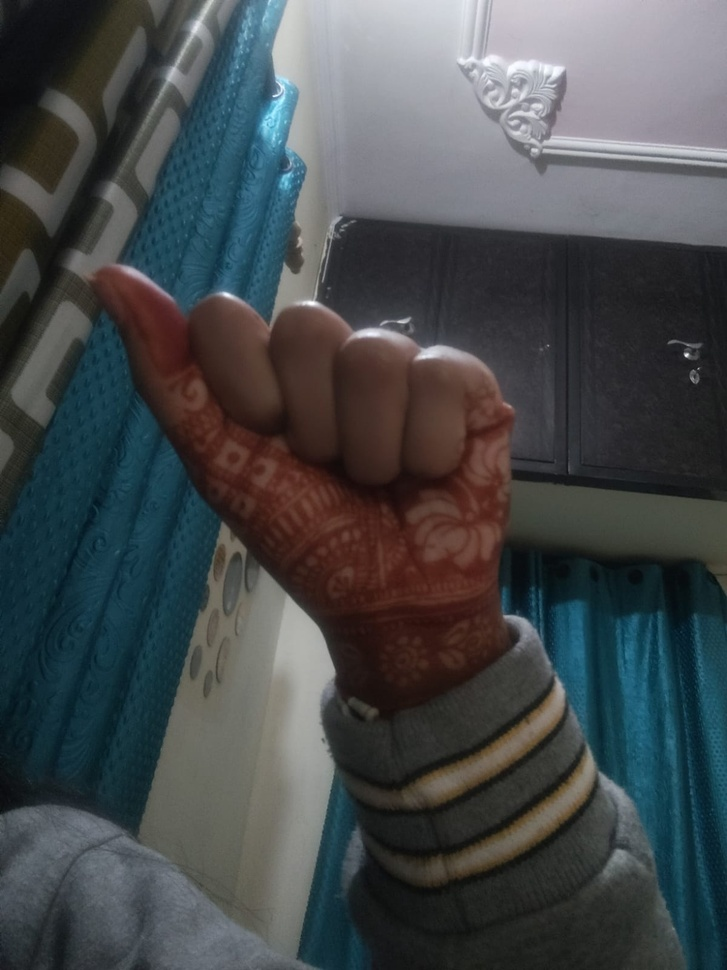
#> input picture DataSet/A/WhatsApp Image 2026-11-01 at 11.22.03 PM (2).jpeg, 727 x 970 px, shrunk from 1200 x 1600 before the run; its folder holds only this picture in this run
$ python augment_dataset.py   (older library calls are emulated)
#> lines starting #> are read from the running program, lines starting #| are printed output that depends on the picture
"""
scripts/augment_dataset.py

Comprehensive, production-ready data augmentation pipeline tailored for sign language
gesture datasets (such as Indian Sign Language / ISL and American Sign Language / ASL).

Key features:
- Domain-safe transformations:
    * Spatial/Geometric: slight rotations (-15 to +15 deg), subtle translations (-8% to +8%),
      slight zoom/scaling (0.88x to 1.15x), mild shear (-6 to +6 deg), subtle perspective warp.
    * Lighting/Photometric: brightness adjustment, contrast scaling, HSV hue/saturation jitter,
      gamma exposure correction via lookup table.
    * Sensor/Environment: Gaussian defocus blur, linear motion blur, subtle Gaussian sensor noise,
      mild random cutout/erasing (occlusion simulation).
    * Sign language safety: horizontal flip is DISABLED by default (handedness/orientation
      matters in sign language alphabet like B/D/P/Q/E/L/I), vertical flips and extreme rotations
      are strictly excluded.
- Operational modes:
    * Multiplier mode (--multiplier N): Generates N diverse augmented variations for every image.
    * Class balancing mode (--target-count N): Dynamically generates enough augmented variations
      so every class reaches at least N samples, eliminating class imbalance.
- Safe output options:
    * Default output to a separate directory (e.g. DataSet_Augmented/), keeping originals untouched.
    * Optional --in-place flag to write directly into the source dataset folder.
    * Automatically copies original images to destination (enabled by default) so the output
      folder is a complete, drop-in replacement dataset.
- Verification & Reporting:
    * Saves an augmentation_report.json with full statistics before and after augmentation.
    * Performs integrity verification on all generated images.

Usage:
    # 1. Standard run: 5 augmentations per image -> DataSet_Augmented/
    python scripts/augment_dataset.py

    # 2. Balanced run: bring every class to at least 100 images
    python scripts/augment_dataset.py --target-count 100

    # 3. Custom multiplier (e.g., 10x):
    python scripts/augment_dataset.py --multiplier 10

    # 4. In-place augmentation into existing DataSet:
    python scripts/augment_dataset.py --in-place --multiplier 5
"""

import os
import sys
import glob
import json
import random
import argparse
import shutil
import time
from typing import List, Dict, Tuple, Optional
import cv2
import numpy as np


# ---------------------------------------------------------------------------
# Transformation Primitives
# ---------------------------------------------------------------------------

def apply_affine_transform(
    image: np.ndarray,
    angle_range: Tuple[float, float] = (-15.0, 15.0),
    scale_range: Tuple[float, float] = (0.88, 1.15),
    shift_range: Tuple[float, float] = (-0.08, 0.08),
    shear_range: Tuple[float, float] = (-6.0, 6.0),
) -> Tuple[np.ndarray, str]:
    """Applies combined rotation, scaling, translation, and shear."""
    h, w = image.shape[:2]
    center = (w / 2.0, h / 2.0)

    angle = random.uniform(*angle_range)
    scale = random.uniform(*scale_range)
    dx = random.uniform(*shift_range) * w
    dy = random.uniform(*shift_range) * h
    shear_x = np.deg2rad(random.uniform(*shear_range))
    shear_y = np.deg2rad(random.uniform(*shear_range))

    # Rotation + Scale matrix
    rot_mat = cv2.getRotationMatrix2D(center, angle, scale)
    rot_mat[0, 2] += dx
    rot_mat[1, 2] += dy

    # Expand to 3x3 for composition
    affine_3x3 = np.vstack([rot_mat, [0, 0, 1]])

    # Shear matrix around center
    shear_3x3 = np.array([
        [1.0, np.tan(shear_x), -np.tan(shear_x) * center[1]],
        [np.tan(shear_y), 1.0, -np.tan(shear_y) * center[0]],
        [0.0, 0.0, 1.0]
    ], dtype=np.float32)

    combined_3x3 = affine_3x3 @ shear_3x3
    final_mat = combined_3x3[:2, :]

    warped = cv2.warpAffine(
        image,
        final_mat,
        (w, h),
        flags=cv2.INTER_LINEAR,
        borderMode=cv2.BORDER_REFLECT_101
    )
    tag = f"rot{angle:+.1f}_s{scale:.2f}_dx{dx:+.0f}_dy{dy:+.0f}"
    return warped, tag


def apply_perspective_warp(
    image: np.ndarray,
    distortion_scale: float = 0.04
) -> Tuple[np.ndarray, str]:
    """Applies a subtle 4-point perspective distortion."""
    h, w = image.shape[:2]
    d = distortion_scale
    src_pts = np.float32([
        [0, 0],
        [w, 0],
        [w, h],
        [0, h]
    ])
    dst_pts = np.float32([
        [random.uniform(0, d * w), random.uniform(0, d * h)],
        [w - random.uniform(0, d * w), random.uniform(0, d * h)],
        [w - random.uniform(0, d * w), h - random.uniform(0, d * h)],
        [random.uniform(0, d * w), h - random.uniform(0, d * h)]
    ])
    M = cv2.getPerspectiveTransform(src_pts, dst_pts)
    warped = cv2.warpPerspective(
        image,
        M,
        (w, h),
        flags=cv2.INTER_LINEAR,
        borderMode=cv2.BORDER_REFLECT_101
    )
    return warped, "persp"


def adjust_brightness_contrast(
    image: np.ndarray,
    brightness_range: Tuple[float, float] = (0.78, 1.25),
    contrast_range: Tuple[float, float] = (0.78, 1.25),
) -> Tuple[np.ndarray, str]:
    """Adjusts brightness and contrast using an efficient precomputed lookup table."""
    alpha = random.uniform(*contrast_range)      # Contrast control
    beta_factor = random.uniform(*brightness_range) # Brightness factor

    # Vectorized LUT for instant 8-bit mapping
    table = np.arange(256, dtype=np.float32)
    # Scale around midpoint 128 for contrast, then adjust brightness
    table = (table - 128.0) * alpha + 128.0
    table = table * beta_factor
    lut = np.clip(table, 0, 255).astype(np.uint8)

    adjusted = cv2.LUT(image, lut)
    tag = f"bright{beta_factor:.2f}_cont{alpha:.2f}"
    return adjusted, tag


def adjust_hsv_jitter(
    image: np.ndarray,
    hue_shift_limit: int = 8,
    sat_scale_range: Tuple[float, float] = (0.80, 1.25),
) -> Tuple[np.ndarray, str]:
    """Applies subtle hue jitter and saturation scaling to simulate varied lighting."""
    hsv = cv2.cvtColor(image, cv2.COLOR_BGR2HSV).astype(np.float32)
    h_shift = random.uniform(-hue_shift_limit, hue_shift_limit)
    s_scale = random.uniform(*sat_scale_range)

    hsv[:, :, 0] = (hsv[:, :, 0] + h_shift) % 180.0
    hsv[:, :, 1] = np.clip(hsv[:, :, 1] * s_scale, 0, 255.0)

    bgr = cv2.cvtColor(hsv.astype(np.uint8), cv2.COLOR_HSV2BGR)
    tag = f"hue{h_shift:+.1f}_sat{s_scale:.2f}"
    return bgr, tag


def adjust_gamma(
    image: np.ndarray,
    gamma_range: Tuple[float, float] = (0.80, 1.25)
) -> Tuple[np.ndarray, str]:
    """Applies gamma exposure correction."""
    gamma = random.uniform(*gamma_range)
    inv_gamma = 1.0 / gamma
    table = np.array([((i / 255.0) ** inv_gamma) * 255 for i in np.arange(0, 256)]).astype(np.uint8)
    adjusted = cv2.LUT(image, table)
    return adjusted, f"gam{gamma:.2f}"


def apply_blur(
    image: np.ndarray,
    mode: Optional[str] = None
) -> Tuple[np.ndarray, str]:
    """Applies either Gaussian defocus blur or directional motion blur."""
    if mode is None:
        mode = random.choice(["gaussian", "motion"])

    if mode == "gaussian":
        ksize = random.choice([3, 5])
        sigma = random.uniform(0.5, 1.2)
        blurred = cv2.GaussianBlur(image, (ksize, ksize), sigma)
        return blurred, f"gblur{ksize}s{sigma:.1f}"
    else:
        # Linear motion blur
        size = random.choice([3, 5, 7])
        angle = random.uniform(0, 180)
        kernel = np.zeros((size, size), dtype=np.float32)
        center = size // 2
        # Draw a line at angle
        rad = np.deg2rad(angle)
        dx = int(round(np.cos(rad) * center))
        dy = int(round(np.sin(rad) * center))
        cv2.line(kernel, (center - dx, center - dy), (center + dx, center + dy), 1.0, 1)
        ksum = kernel.sum()
        if ksum > 0:
            kernel /= ksum
        else:
            kernel[center, center] = 1.0
        blurred = cv2.filter2D(image, -1, kernel)
        return blurred, f"mblur{size}a{angle:.0f}"


def add_gaussian_noise(
    image: np.ndarray,
    sigma_range: Tuple[float, float] = (2.0, 9.0)
) -> Tuple[np.ndarray, str]:
    """Simulates camera sensor noise in low-light environments."""
    sigma = random.uniform(*sigma_range)
    noise = np.random.normal(0, sigma, image.shape).astype(np.float32)
    noisy = np.clip(image.astype(np.float32) + noise, 0, 255).astype(np.uint8)
    return noisy, f"noise{sigma:.1f}"


def apply_cutout_occlusion(
    image: np.ndarray,
    num_patches: int = 1,
    patch_size_range: Tuple[float, float] = (0.04, 0.10)
) -> Tuple[np.ndarray, str]:
    """Applies small rectangular cutouts simulating partial background occlusion."""
    h, w = image.shape[:2]
    out = image.copy()
    for _ in range(num_patches):
        scale = random.uniform(*patch_size_range)
        pw, ph = int(w * scale), int(h * scale)
        if pw <= 0 or ph <= 0:
            continue
        # Avoid placing directly on the absolute center
        x = random.randint(0, max(0, w - pw))
        y = random.randint(0, max(0, h - ph))

        fill_type = random.choice(["mean", "noise", "gray"])
        if fill_type == "mean":
            out[y:y+ph, x:x+pw] = np.mean(image, axis=(0, 1)).astype(np.uint8)
        elif fill_type == "noise":
            out[y:y+ph, x:x+pw] = np.random.randint(0, 256, (ph, pw, image.shape[2]), dtype=np.uint8)
        else:
            out[y:y+ph, x:x+pw] = 128
    return out, "cutout"


# ---------------------------------------------------------------------------
# Composite Augmentation Strategy
# ---------------------------------------------------------------------------

def generate_augmented_sample(
    image: np.ndarray,
    allow_horizontal_flip: bool = False,
    augment_intensity: str = "moderate"
) -> Tuple[np.ndarray, List[str]]:
    """
    Composes a natural, realistic chain of transformations:
    1. Spatial (Rotation + Shift + Zoom + Shear)
    2. Subtle perspective (probabilistic)
    3. Lighting / Contrast / Gamma
    4. HSV Color variation
    5. Blur / Defocus OR Sensor Noise
    6. Occasional small occlusion cutout
    """
    tags = []
    aug_img = image.copy()

    # 1. Spatial affine transform (always applied with subtle randomization)
    if augment_intensity == "light":
        aug_img, tag = apply_affine_transform(
            aug_img, angle_range=(-8.0, 8.0), scale_range=(0.93, 1.08), shift_range=(-0.05, 0.05), shear_range=(-3.0, 3.0)
        )
    elif augment_intensity == "strong":
        aug_img, tag = apply_affine_transform(
            aug_img, angle_range=(-18.0, 18.0), scale_range=(0.84, 1.20), shift_range=(-0.10, 0.10), shear_range=(-8.0, 8.0)
        )
    else:  # moderate (default)
        aug_img, tag = apply_affine_transform(
            aug_img, angle_range=(-14.0, 14.0), scale_range=(0.88, 1.14), shift_range=(-0.08, 0.08), shear_range=(-5.0, 5.0)
        )
    tags.append(tag)

    # 2. Optional perspective warp (35% probability)
    if random.random() < 0.35:
        aug_img, tag = apply_perspective_warp(aug_img, distortion_scale=0.03)
        tags.append(tag)

    # 3. Photometric / Lighting (80% probability)
    if random.random() < 0.85:
        aug_img, tag = adjust_brightness_contrast(aug_img)
        tags.append(tag)

    # 4. Gamma correction (40% probability)
    if random.random() < 0.40:
        aug_img, tag = adjust_gamma(aug_img)
        tags.append(tag)

    # 5. HSV jitter (60% probability)
    if random.random() < 0.60:
        aug_img, tag = adjust_hsv_jitter(aug_img)
        tags.append(tag)

    # 6. Blur or Noise (50% probability)
    r = random.random()
    if r < 0.30:
        aug_img, tag = apply_blur(aug_img)
        tags.append(tag)
    elif r < 0.60:
        aug_img, tag = add_gaussian_noise(aug_img)
        tags.append(tag)

    # 7. Cutout occlusion (20% probability)
    if random.random() < 0.20:
        aug_img, tag = apply_cutout_occlusion(aug_img, num_patches=1, patch_size_range=(0.04, 0.08))
        tags.append(tag)

    # 8. Optional horizontal flip if explicitly enabled
    if allow_horizontal_flip and random.random() < 0.50:
        aug_img = cv2.flip(aug_img, 1)
        tags.append("hflip")

    return aug_img, tags


# ---------------------------------------------------------------------------
# Dataset Processing Engine
# ---------------------------------------------------------------------------

def find_image_files(directory: str) -> List[str]:
    """Finds all supported image files in a directory."""
    valid_exts = {".jpg", ".jpeg", ".png", ".webp", ".bmp"}
    images = []
    for f in os.listdir(directory):
        ext = os.path.splitext(f)[1].lower()
        if ext in valid_exts:
            images.append(os.path.join(directory, f))
    return sorted(images)


def process_dataset(
    source_dir: str,
    output_dir: str,
    multiplier: int = 5,
    target_count: Optional[int] = None,
    in_place: bool = False,
    copy_originals: bool = True,
    allow_horizontal_flip: bool = False,
    augment_intensity: str = "moderate",
    jpeg_quality: int = 92,
    seed: int = 42,
) -> Dict:
    """
    Main execution loop that walks all class subfolders and generates augmentations.
    """
    random.seed(seed)
    np.random.seed(seed)
    start_time = time.time()

    source_dir = os.path.abspath(source_dir)
    if in_place:
        output_dir = source_dir
    else:
        output_dir = os.path.abspath(output_dir)
        os.makedirs(output_dir, exist_ok=True)

    if not os.path.isdir(source_dir):
        raise ValueError(f"Source dataset directory not found: {source_dir}")

    class_dirs = sorted([
        d for d in os.listdir(source_dir)
        if os.path.isdir(os.path.join(source_dir, d))
    ])

    if not class_dirs:
        raise ValueError(f"No class subdirectories found in: {source_dir}")

    print("=" * 70)
    print("STARTING DATA AUGMENTATION PIPELINE")
    print("=" * 70)
    print(f"Source Directory:      {source_dir}")
    print(f"Output Directory:      {output_dir}")
    print(f"Total Classes Found:   {len(class_dirs)}")
    print(f"Mode:                  {'Target Count (' + str(target_count) + ' per class)' if target_count else 'Multiplier (' + str(multiplier) + 'x per image)'}")
    print(f"Intensity:             {augment_intensity}")
    print(f"Horizontal Flip:       {allow_horizontal_flip} (Handedness-safe)")
    print(f"In-Place:              {in_place}")
    print(f"Copy Originals:        {copy_originals if not in_place else 'N/A'}")
    print(f"Random Seed:           {seed}")
    print("-" * 70)

    stats = {
        "start_time": time.strftime("%Y-%m-%d %H:%M:%S"),
        "source_dir": source_dir,
        "output_dir": output_dir,
        "mode": "target_count" if target_count else "multiplier",
        "multiplier": multiplier,
        "target_count": target_count,
        "intensity": augment_intensity,
        "allow_horizontal_flip": allow_horizontal_flip,
        "classes": {},
        "total_originals": 0,
        "total_augmented": 0,
        "total_final": 0,
    }

    for class_name in class_dirs:
        class_src_path = os.path.join(source_dir, class_name)
        class_dst_path = os.path.join(output_dir, class_name)
        os.makedirs(class_dst_path, exist_ok=True)

        original_files = find_image_files(class_src_path)
        # Filter out previously generated augmentations if running in-place
        pure_originals = [
            f for f in original_files
            if not os.path.basename(f).startswith("aug_")
        ]
        n_orig = len(pure_originals)
        stats["total_originals"] += n_orig

        if n_orig == 0:
            print(f"[{class_name}] Warning: No original images found, skipping.")
            continue

        # Determine how many augmented images to generate
        if target_count is not None:
            needed = max(0, target_count - n_orig)
            # Cycle through originals to distribute augmentations evenly
            aug_plan = []
            for i in range(needed):
                aug_plan.append((pure_originals[i % n_orig], i + 1))
        else:
            aug_plan = []
            for orig_path in pure_originals:
                for m in range(1, multiplier + 1):
                    aug_plan.append((orig_path, m))

        n_aug_needed = len(aug_plan)
        class_aug_count = 0

        # Copy originals if writing to separate directory
        if not in_place and copy_originals:
            for orig_path in pure_originals:
                dst_file = os.path.join(class_dst_path, os.path.basename(orig_path))
                if os.path.abspath(orig_path) != os.path.abspath(dst_file):
                    shutil.copy2(orig_path, dst_file)

        # Generate augmentations
        for orig_path, aug_idx in aug_plan:
            orig_name = os.path.splitext(os.path.basename(orig_path))[0]
            # Read image
            image = cv2.imread(orig_path)
            if image is None:
                print(f"Error reading {orig_path}, skipping.")
                continue

            # Transform
            aug_image, tags = generate_augmented_sample(
                image,
                allow_horizontal_flip=allow_horizontal_flip,
                augment_intensity=augment_intensity
            )

            tag_summary = "_".join(tags[:2])  # Keep filename clean
            out_filename = f"aug_{orig_name[:25]}_{aug_idx:03d}_{tag_summary}.jpg"
            # Sanitize filename (spaces/symbols)
            safe_filename = "".join([c if c.isalnum() or c in "._-" else "_" for c in out_filename])
            out_path = os.path.join(class_dst_path, safe_filename)

            # Save JPEG
            cv2.imwrite(out_path, aug_image, [int(cv2.IMWRITE_JPEG_QUALITY), jpeg_quality])
            class_aug_count += 1

        final_class_count = (n_orig if (copy_originals or in_place) else 0) + class_aug_count
        stats["classes"][class_name] = {
            "original_count": n_orig,
            "augmented_count": class_aug_count,
            "final_count": final_class_count,
        }
        stats["total_augmented"] += class_aug_count
        stats["total_final"] += final_class_count

        print(f"Class '{class_name:>15}': {n_orig:>3} originals -> +{class_aug_count:>4} augmented = {final_class_count:>4} total")

    elapsed = time.time() - start_time
    stats["elapsed_seconds"] = round(elapsed, 2)
    stats["completed_time"] = time.strftime("%Y-%m-%d %H:%M:%S")

    # Save summary report
    report_path = os.path.join(output_dir, "augmentation_report.json")
    with open(report_path, "w") as f:
        json.dump(stats, f, indent=2)

    print("=" * 70)
    print("AUGMENTATION SUMMARY")
    print("=" * 70)
    print(f"Total Original Images:     {stats['total_originals']}")
    print(f"Total Augmented Images:    {stats['total_augmented']}")
    print(f"Total Dataset Count:       {stats['total_final']}")
    print(f"Elapsed Time:              {elapsed:.2f} seconds ({elapsed / max(1, stats['total_augmented']):.3f}s / image)")
    print(f"Augmentation Report Saved: {report_path}")
    print("=" * 70)

    return stats


# ---------------------------------------------------------------------------
# CLI Entry Point
# ---------------------------------------------------------------------------

def main():
    parser = argparse.ArgumentParser(description="Augment sign language image dataset.")
    parser.add_argument(
        "--source-dir", "-s",
        type=str,
        default=os.path.join(os.path.dirname(__file__), "..", "DataSet"),
        help="Path to source dataset directory (default: <project>/DataSet)",
    )
    parser.add_argument(
        "--output-dir", "-o",
        type=str,
        default=os.path.join(os.path.dirname(__file__), "..", "DataSet_Augmented"),
        help="Path to output augmented dataset directory (default: <project>/DataSet_Augmented)",
    )
    parser.add_argument(
        "--multiplier", "-m",
        type=int,
        default=5,
        help="Number of augmented variants per original image (default: 5)",
    )
    parser.add_argument(
        "--target-count", "-t",
        type=int,
        default=None,
        help="If set, augments each class up to at least target-count images (balancing classes)",
    )
    parser.add_argument(
        "--in-place",
        action="store_true",
        help="Write augmented images directly into the source dataset directory",
    )
    parser.add_argument(
        "--no-copy-originals",
        action="store_true",
        help="Do not copy original images into the destination directory",
    )
    parser.add_argument(
        "--intensity",
        choices=["light", "moderate", "strong"],
        default="moderate",
        help="Augmentation perturbation intensity (default: moderate)",
    )
    parser.add_argument(
        "--allow-horizontal-flip",
        action="store_true",
        help="Allow horizontal flipping (WARNING: In sign language, flipping can change hand-sign identity!)",
    )
    parser.add_argument(
        "--jpeg-quality",
        type=int,
        default=92,
        help="JPEG quality for saved images (default: 92)",
    )
    parser.add_argument(
        "--seed",
        type=int,
        default=42,
        help="Random seed for deterministic reproducibility (default: 42)",
    )

    args = parser.parse_args()

    # Determine default paths relative to workspace if not explicitly provided
    source_dir = os.path.abspath(args.source_dir)
    if not os.path.exists(source_dir):
        # Check fallback for nested directory structure
        alt_source = os.path.abspath(os.path.join("Multi-Modal-Communication-Assistant--main", "DataSet"))
        if os.path.exists(alt_source):
            source_dir = alt_source

    output_dir = os.path.abspath(args.output_dir)
    if not args.in_place and not os.path.exists(os.path.dirname(output_dir)):
        alt_output = os.path.abspath(os.path.join("Multi-Modal-Communication-Assistant--main", "DataSet_Augmented"))
        output_dir = alt_output

    process_dataset(
        source_dir=source_dir,
        output_dir=output_dir,
        multiplier=args.multiplier,
        target_count=args.target_count,
        in_place=args.in_place,
        copy_originals=not args.no_copy_originals,
        allow_horizontal_flip=args.allow_horizontal_flip,
        augment_intensity=args.intensity,
        jpeg_quality=args.jpeg_quality,
        seed=args.seed,
    )
#> in process_dataset, image is the input picture: shape (970, 727, 3); mean B, G, R 76.2, 74, 69.5
#> in apply_affine_transform, `warped = cv2.warpAffine( image, final_mat, (w, h), flags=cv2.INTER_LIN..`:
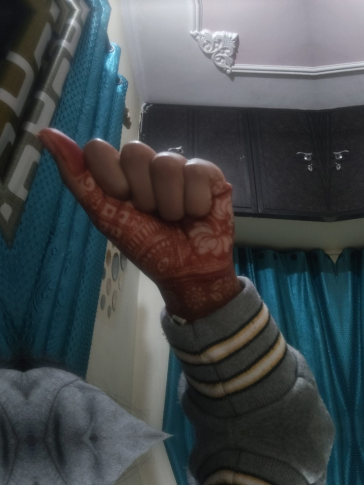
#> warped: shape (970, 727, 3) (shown at 1/2 size); mean B, G, R 76.5, 73.9, 68.4
#> in generate_augmented_sample, `aug_img, tag = apply_affine_transform( aug_img, angle_range=(-14.0, 14..`: tag = 'rot+3.9_s0.89_dx-26_dy-43'
#> in adjust_brightness_contrast, `adjusted = cv2.LUT(image, lut)`:
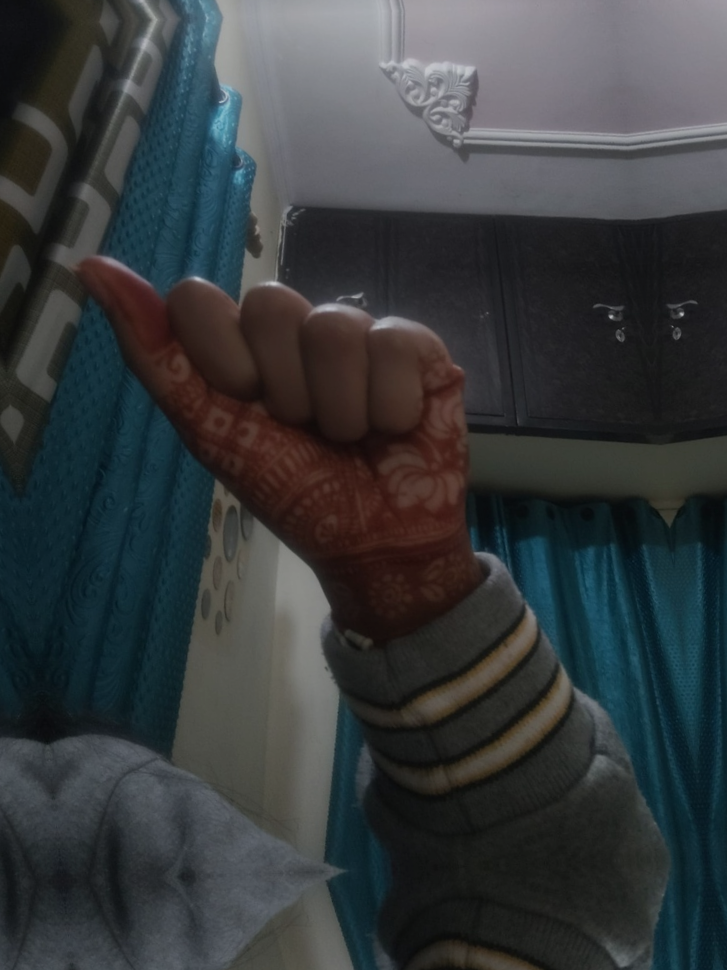
#> adjusted: shape (970, 727, 3); mean B, G, R 61.1, 59.1, 54.9
#> in generate_augmented_sample, `aug_img, tag = adjust_brightness_contrast(aug_img)`: tag = 'bright0.79_cont0.98'
#> (the rest of the program and of its run is left out)
